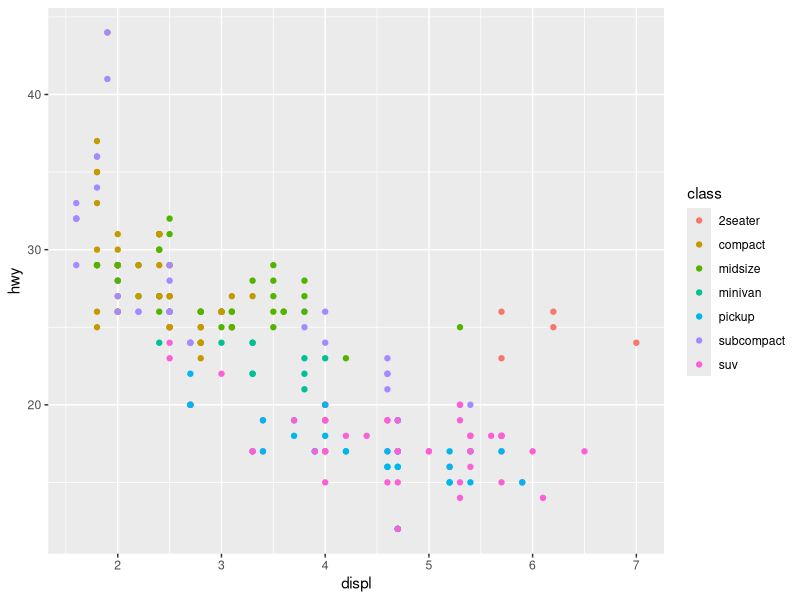
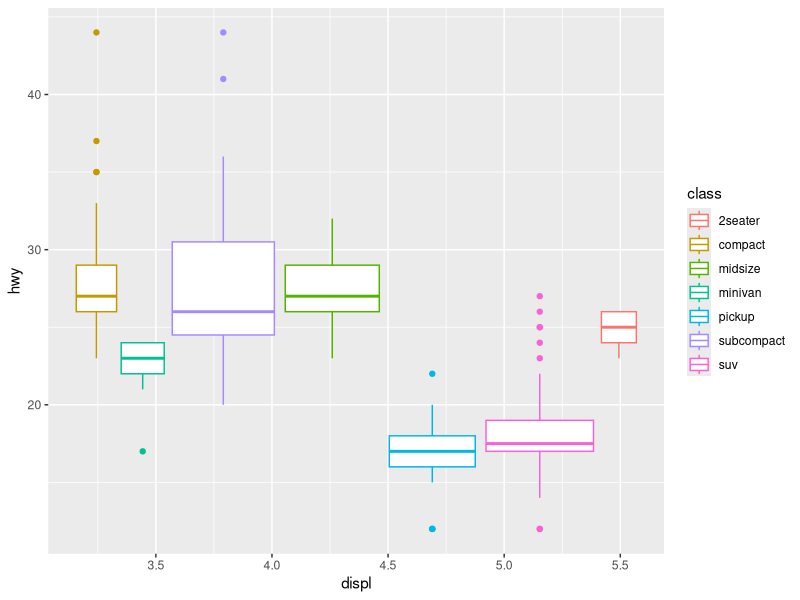
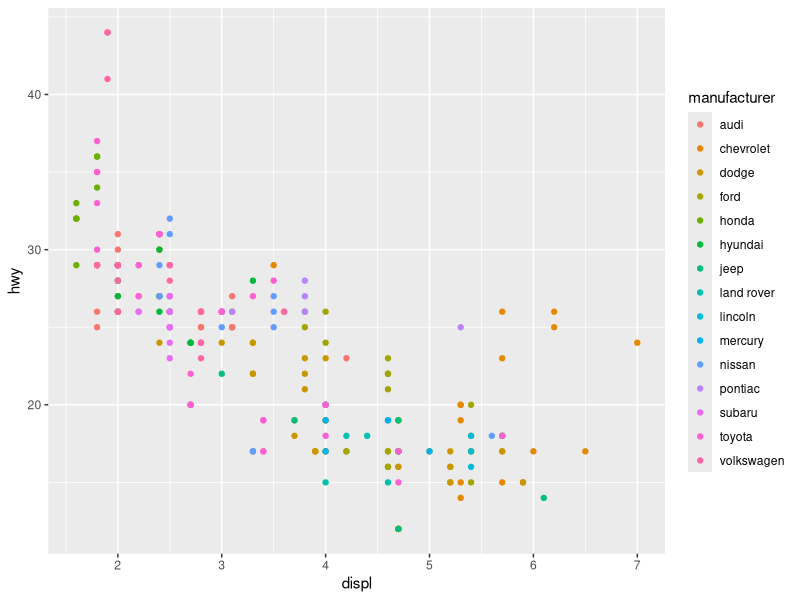
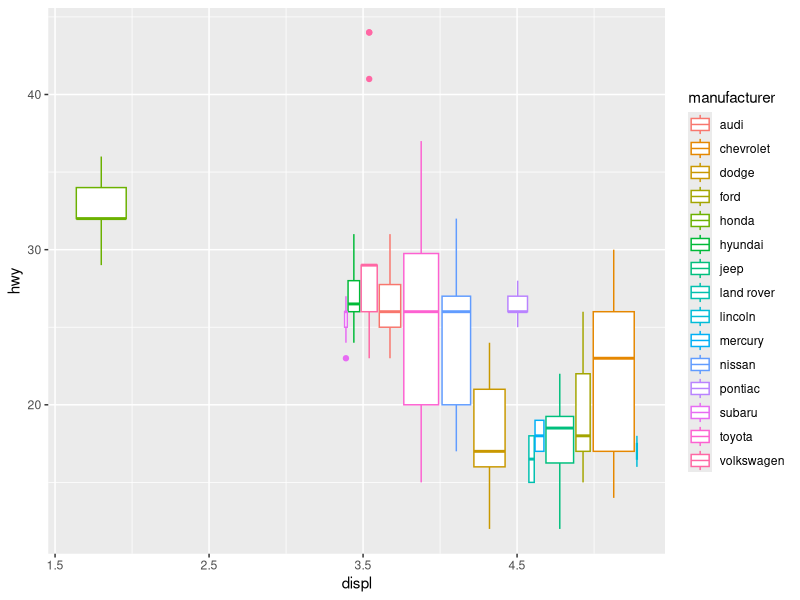
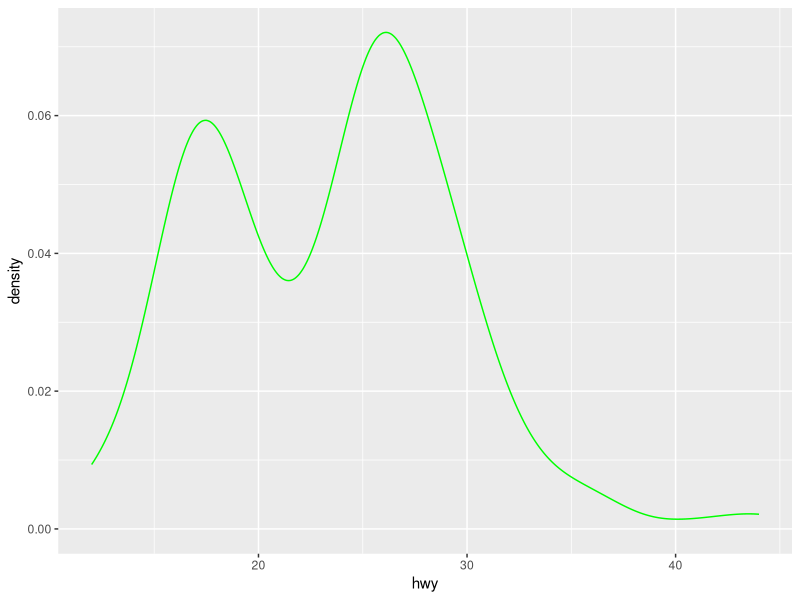

Generate these figures, in order, with R:
## ---- chunk 1
library(tidyverse)
dim(mpg)
## ---- chunk 2
ggplot(mpg) + geom_point(mapping = aes(x=displ, y = hwy, color = class))
## ---- chunk 3
ggplot(mpg) + geom_boxplot(mapping = aes(x=displ, y = hwy, color = class))
## ---- chunk 4
ggplot(mpg) + geom_point(mapping = aes(x=displ, y = hwy, color = manufacturer))
## ---- chunk 5
ggplot(mpg) + geom_boxplot(mapping = aes(x=displ, y = hwy, color = manufacturer))
## ---- chunk 6
ggplot(mpg,aes(hwy)) + geom_density(kernel = "gaussian", color = "green")
